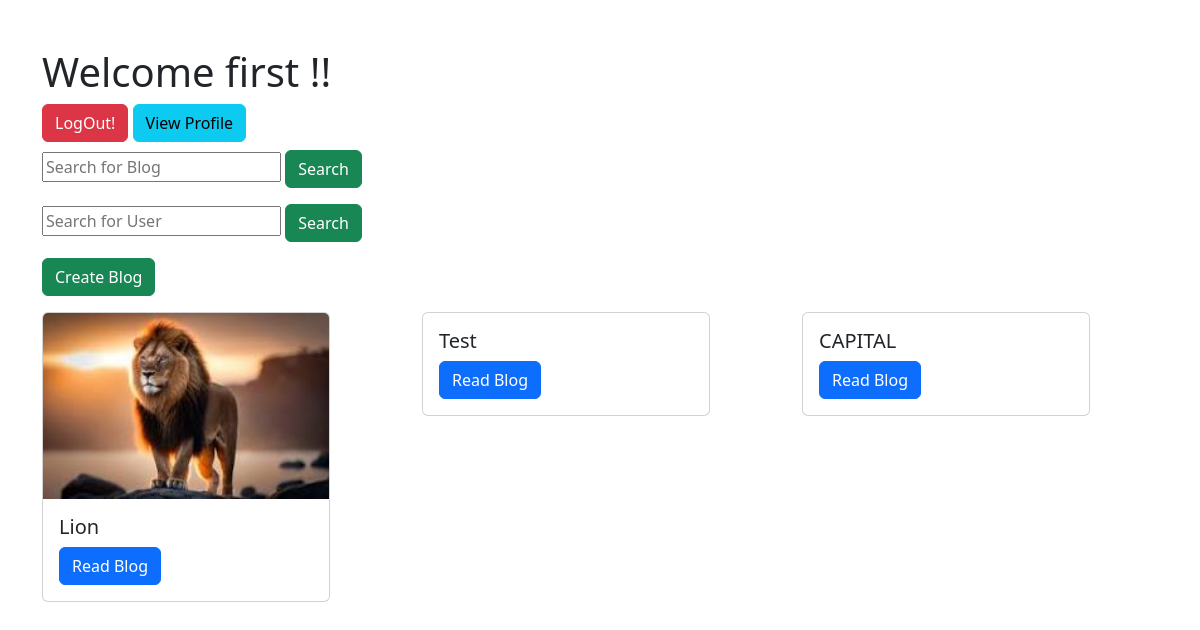
Page /dashboard (signed in) on the earlier database version.
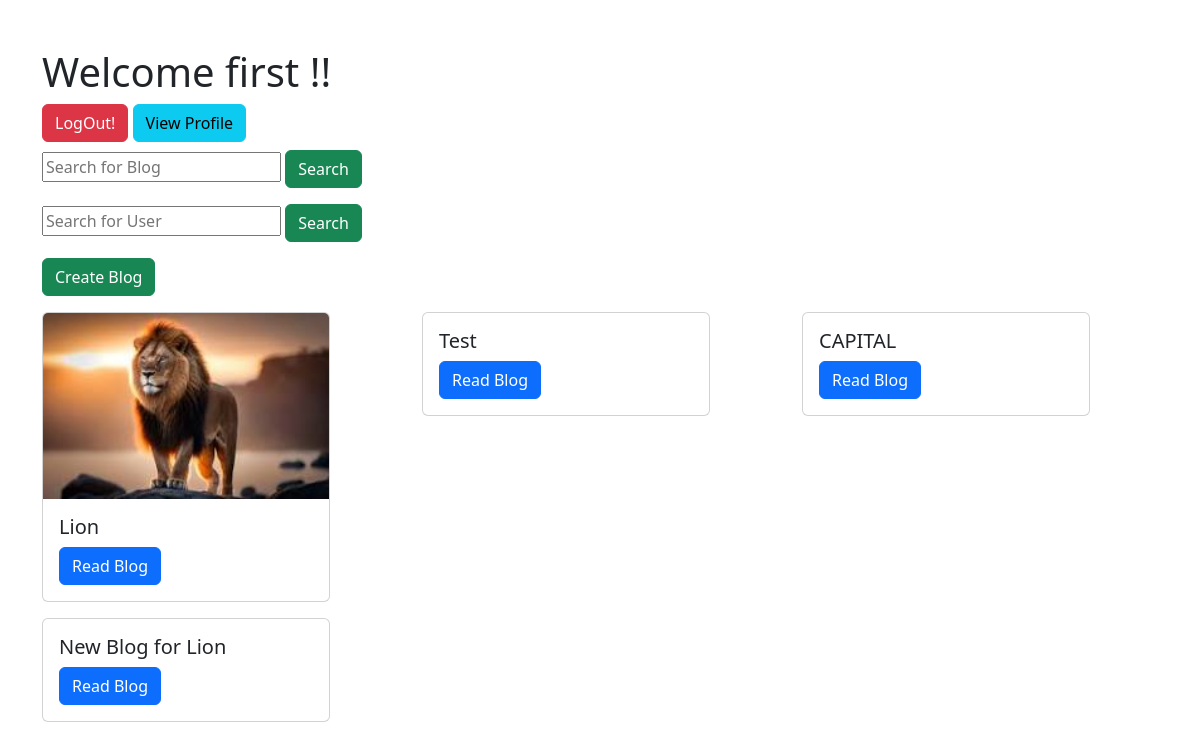
Same page on the later database version.
### application/models.py (models this page shows)
class Blog(db.Model):
    id = db.Column(db.Integer, primary_key=True)
    title = db.Column(db.String(150), nullable=False)
    content = db.Column(db.String(500), nullable=False)
    image_url = db.Column(db.String(150), nullable=True) # storing path for the image
    timestamp = db.Column(db.DateTime, default = datetime.utcnow)
    user_id = db.Column(db.Integer, db.ForeignKey('user.id'), nullable=False)

### application/controllers.py (the view)
@app.route('/dashboard', methods=['GET', 'POST'])
def dashboard():
    if 'username' not in session:
        return redirect(url_for('login'))
    blogs = Blog.query.all()
    return render_template('dashboard.html', username=session['username'], blogs = blogs)

### templates/dashboard.html (shortened to what this page needs)
{% extends "base.html" %} {% block content %}
<div class="container mt-5">
  <h1>Welcome {{ username }} !!</h1>
  <a class="btn btn-danger" href="{{url_for('logout')}}"> LogOut!</a>
  <a class="btn btn-info" href="{{url_for('user_profile', username=username)}}">
    View Profile</a
  >
  <form class="mt-2" action="{{url_for('search')}}" method="post">
    <input
      type="search"
      name="search_query"
      id=""
      placeholder="Search for Blog"
    />
    <button type="submit" class="btn btn-success">Search</button>
  </form>
  <form class="mt-3" action="{{url_for('user_search')}}" method="post">
    <input
      type="search"
      name="search_query"
      id=""
      placeholder="Search for User"
    />
    <button type="submit" class="btn btn-success">Search</button>
  </form>
  <a type="button" class="btn btn-success mt-3" href="/create_blog">
    Create Blog
  </a>
  <div class="row">
    {% for blog in blogs %}
    <div class="col-md-4">
      <div class="card mt-3" style="width: 18rem">
        {% if blog.image_url %}
        <img
          class="card-img-top"
          src="{{ url_for('static', filename= 'images/' + blog.image_url )}}"
          alt="This is supposed to be blog image"
        />
        {% endif %}
        <div class="card-body">
          <h5 class="card-title">{{ blog.title }}</h5>
          <a href="{{url_for('blog', id = blog.id)}}" class="btn btn-primary"
            >Read Blog</a
          >
        </div>
      </div>
    </div>
    {% endfor %}
  </div>
</div>
{% endblock %}

Differences in the rows shown:
added Blog: title "New Blog for Lion"
